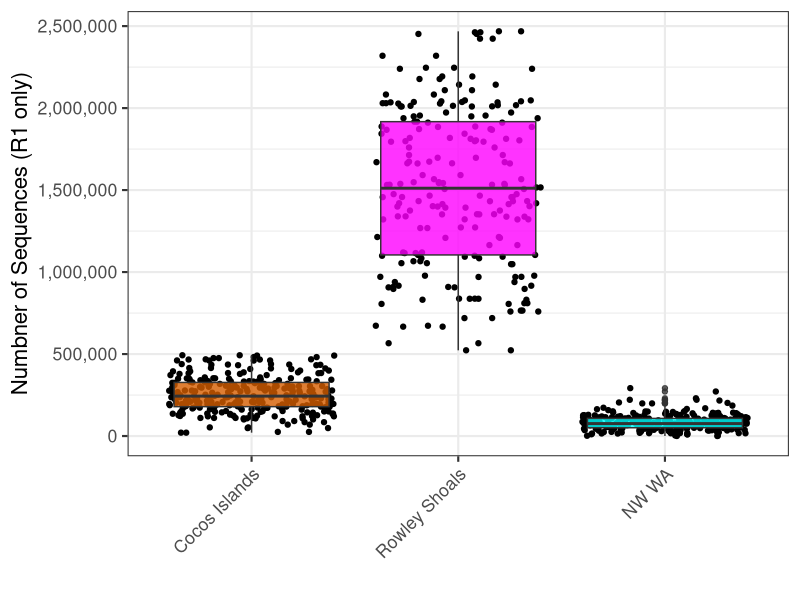

Source code (R): (Note: this script raises an error after producing the figure.)
#=========================================================================
# Comparing the number of reads per sample across all voyages in the study
# 
# Seb Rauschert
#=========================================================================

library(tidyverse)
library(cowplot)

# Loading all data
CoCosV10I_16S     <- read_table('data/read_qc/Sample_statistics_CoCosV10I_16S_filtered.txt')
RSV5_16S          <- read_table('data/read_qc/Sample_statistics_RS21AUG_16S_filtered.txt')
KWEST_16S         <- read_table('data/read_qc/Sample_statistics_KWEST_16S.txt')


# Filtering out the controls
CoCosV10I_16S %>%
  filter(!grepl('NTC|WC_|DI_|BC_|EB_', file)) %>%
  select(file, num_seqs, `Q30(%)`) %>% 
  mutate(data_source = 'Cocos Islands',
         Sequencer = 'NextSeq 2000') -> CoCosV10I_16S

RSV5_16S %>%
  filter(!grepl('NTC|WC_|DI_|BC_|EB_|MT1_', file)) %>%
  select(file, num_seqs, `Q30(%)`) %>% 
  mutate(data_source = 'Rowley Shoals',
         Sequencer = 'NextSeq 2000') -> RSV5_16S

KWEST_16S %>%
  filter(!grepl('Extbl|FC_', file))  %>%
  select(file, num_seqs, `Q30(%)`) %>% 
  mutate(data_source = 'NW WA',
         Sequencer = 'MiSeq') -> KWEST_16S

#============================================================================================
# Make figure for paper

# Number of reads
number <- rbind(CoCosV10I_16S,
      RSV5_16S,
      KWEST_16S) %>%
  ggplot(aes(x = factor(data_source, level=c("Cocos Islands", "Rowley Shoals", "NW WA")), y = num_seqs, fill = data_source)) +
  geom_jitter() +
  geom_boxplot(alpha = 0.8) +
  theme_bw(base_size = 16) +
  theme(axis.text.x = element_text(angle = 45, vjust = 1, hjust=1)) +
  ylab("Numbner of Sequences (R1 only)") +
  xlab('') +
  theme(legend.position = "none") +
  scale_fill_manual(values = c("#D55E00", "#00FFFF", "#FF00FF")) +
  scale_y_continuous(labels = scales::comma) 

plot_grid(map_plot, number, labels = NULL, label_size = 16)

median(CoCosV10I_16S$num_seqs)
median(RSV5_16S$num_seqs)
median(KWEST_16S$num_seqs)

# QC (Q 30) of reads
QC30 <- rbind(CoCosV10I_16S,
      RSV5_16S,
      KWEST_16S) %>%
  ggplot(aes(x = factor(data_source, level=c("Cocos", "Rowley Shoals", "NW WA")), y = `Q30(%)`, fill = data_source)) +
  geom_jitter() +
  geom_boxplot(alpha = 0.8) +
  theme_bw(base_size = 16) +
  theme(axis.text.x = element_text(angle = 45, vjust = 1, hjust=1)) +
  ylab("Q30 (% of read)") +
  xlab('') +
  theme(legend.position = "none") +
  scale_fill_manual(values = c("#D55E00", "#00FFFF", "#FF00FF")) +
  scale_y_continuous(labels = scales::comma) 

plot_grid(number, QC30, labels = NULL, label_size = 12)

